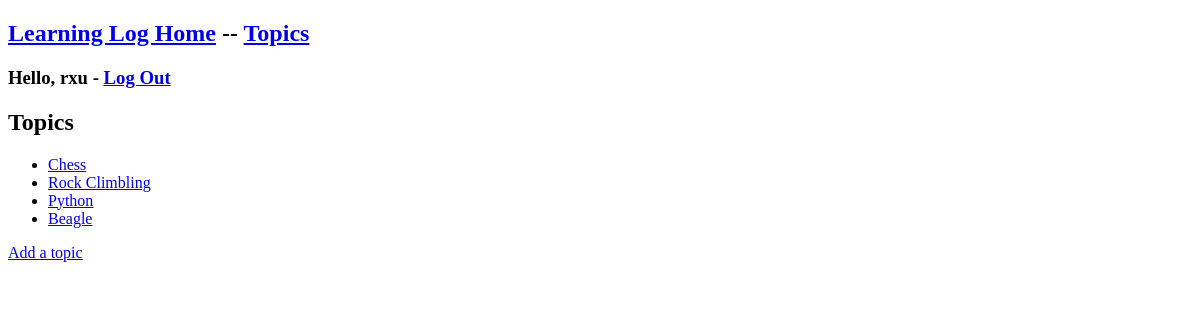
Page /topics/ (signed in) on the earlier database version.
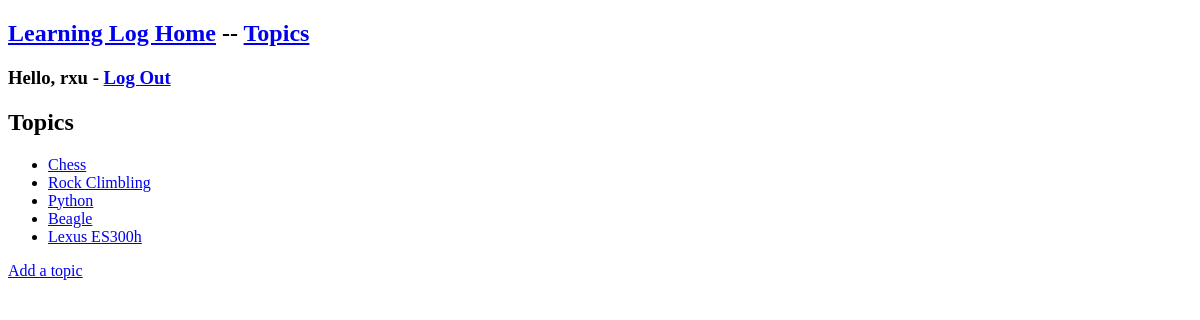
Same page on the later database version.
### learning_logs/models.py (models this page shows)
class Topic(models.Model):
    text=models.CharField(max_length=200)
    date_added=models.DateTimeField(auto_now_add=True)
    def __str__(self):
        return self.text

### learning_logs/views.py (the view)
# urls.py: path('topics/', views.topics, name='topics'),
@login_required
def topics(request):
    topics = Topic.objects.order_by('date_added')
    context = {'topics': topics}
    return render(request=request, template_name='learning_logs/topics.html', context=context)

### learning_logs/templates/learning_logs/topics.html
{% extends "learning_logs/base.html" %}
{% block content %}
<h2>Topics</h2>
<ul>
    {% for topic in topics %}
    <li><a href="{% url 'learning_logs:topic' topic.id %}">{{topic}}</a></li>
    {% empty %}
    <li>No topic has been added yet!</li>
    {% endfor %}
</ul>
<a href="{% url 'learning_logs:new_topic' %}">Add a topic</a>
{% endblock content %}

Differences in the rows shown:
added Topic: text "Lexus ES300h"
